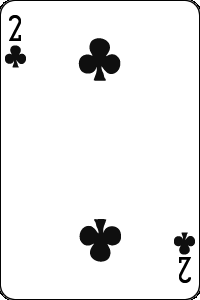
#> input picture images/c02.png, 200 x 300 px; its folder holds 4 pictures in this run
$ python canny.py
#> lines starting #> are read from the running program, lines starting #| are printed output that depends on the picture
import cv2
import numpy as np
import sys
import sqlite3
import os

def getFileName():
	files = os.listdir('./images')
	#delete .DS_Store
	del files[0]
	return files

###########################################################################

files_name = getFileName()

for file_name in files_name:
	name = file_name

	img = cv2.imread('./images/' + name)
#> img is the input picture: shape (300, 200, 3); min 0, max 255, mean 238.7
	g_img = cv2.bilateralFilter(img, 9, 75, 75)
	c_img = cv2.Canny(g_img, 50, 150)
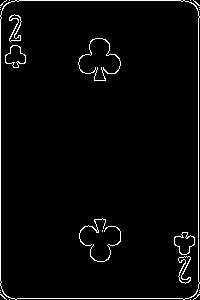
#> c_img: shape (300, 200); 3% white in thin lines or dots

	cv2.imwrite('./canny/' + name, c_img)
#> pass 2 of the loop `for file_name in files_name:`:
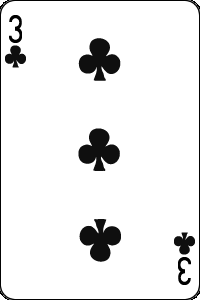
#> input picture images/c03.png, 200 x 300 px
#> img is the input picture: shape (300, 200, 3); min 0, max 255, mean 234.4
#> `c_img = cv2.Canny(g_img, 50, 150)`:
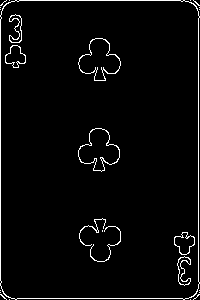
#> c_img: shape (300, 200); 3.3% white in thin lines or dots
#> pass 3 of the loop `for file_name in files_name:`:
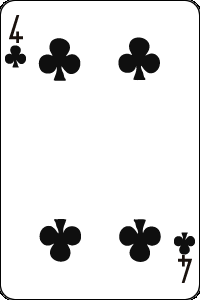
#> input picture images/c04.png, 200 x 300 px
#> img is the input picture: shape (300, 200, 3); mean B, G, R 230.5, 230.5, 230.5
#> `c_img = cv2.Canny(g_img, 50, 150)`:
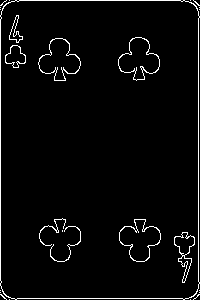
#> c_img: shape (300, 200); 3.6% white in thin lines or dots
